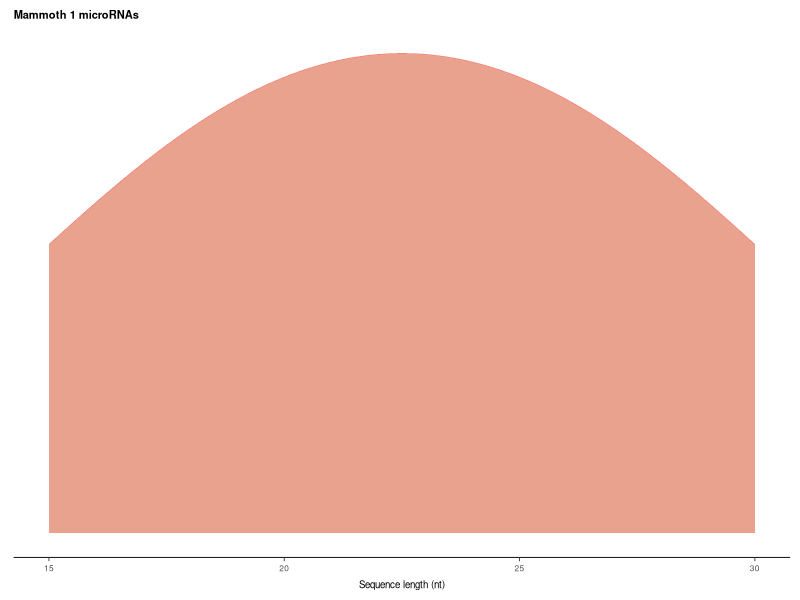
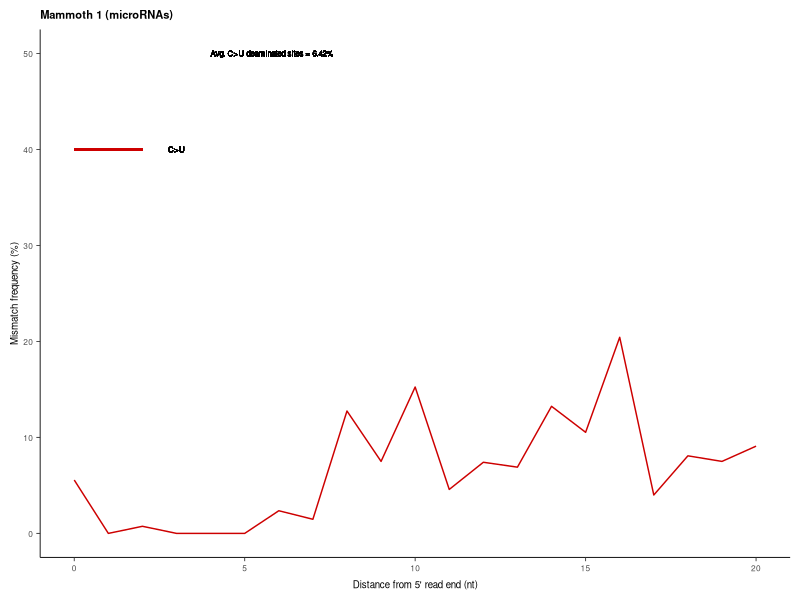

Here is the R script that generated these plots, in order:
#######################################
#                                     #
#     Figures S4B-C. Mammoth aRNA     #
#   Dr. Emilio Marmol-Sanchez. 2025   #
#                                     #
#######################################


library(ggplot2)


setwd("") #Insert path to Figure auxiliary files



S1_mirna = read.table("Figure_S4B_Table.txt")
colnames(S1_mirna) = c("Length")

Sample = c(rep("Mammoth 1", nrow(S1_mirna)))
Table_hist = as.data.frame(cbind(S1_mirna, Sample))
Table_hist$Sample = factor(Table_hist$Sample, levels=c("Mammoth 1"))

Damage1 = read.table("Figure_S4C_Table.txt", header=T)





setwd("") #Insert path to output Figure PDFs

#Figure S4B
pdf("aRNA_Mammoth_Figure_S4B.pdf", height = 40/25.4, width = 75/25.4)
ggplot(Table_hist, aes(x = Length, y = after_stat(density), fill = Sample, color=Sample)) +
  geom_density(alpha = 0.6, adjust = 2, linewidth=0.2) +
  
  xlab("Sequence length (nt)") +
  ylab("Density") +
  
  scale_x_continuous(limits = c(15, 30), breaks = seq(15, 30, 5), labels=c("15","20","25","30")) +
  scale_y_continuous(labels = scales::percent_format(scale = 1)) +
  #coord_cartesian(xlim = c(min(Table_hist$Length) + 0, max(Table_hist$Length) + 0)) +
  
  scale_fill_manual(values = c("#DB6443")) +
  
  theme_classic() +
  
  theme(legend.position = "none") +
  
  theme(axis.text.x = element_text(size=6),
        axis.text.y = element_blank(),
        axis.title.y = element_blank(),
        axis.title.x =element_text(size=7, margin = margin(t = 5)),
        axis.line.x = element_line(linewidth = 0.3),
        axis.line.y = element_blank(),
        axis.ticks.x = element_line(linewidth = 0.3),
        axis.ticks.y = element_blank(),
        plot.margin = margin(t=0.25, b=0.25, l=0.25, r=0.25, "cm")) +
  
  ggtitle("Mammoth 1 microRNAs") + theme(plot.title = element_text(size = 8)) +
  theme(plot.title = element_text(face="bold"))

dev.off()



#Figure S4C
pdf("aRNA_Mammoth_Figure_S4C.pdf", height = 40/25.4, width = 75/25.4)
ggplot(data=Damage1) +
  geom_line(aes(x=z, y=CT5), color="red3", linewidth=0.5) +
  
  theme_classic() +
  
  ylab("Mismatch frequency (%)") +
  xlab("Distance from 5' read end (nt)") +
  scale_y_continuous(limits = c(0, 0.5), breaks = seq(0, 0.5, 0.1),
                     labels = c("0", "10", "20", "30", "40", "50")) +
  scale_x_continuous(limits = c(0, 20), breaks = seq(0, 20, 5),
                     labels = c("0", "5", "10", "15", "20")) +
  
  theme(axis.text.x = element_text(size = 6),
        axis.text.y = element_text(size = 6),
        axis.title.y = element_text(size = 7, margin = margin(r=2.5)),
        axis.title.x = element_text(size = 7, margin = margin(t=5)),
        axis.line = element_line(linewidth = 0.3),
        axis.ticks = element_line(linewidth = 0.3),
        plot.margin = margin(t = 0.25, r = 0.25, b = 0.25, l = 0.25, "cm")) +
  
  geom_segment(aes(x = 0, y = 0.4, xend = 2, yend = 0.4), colour="red3", linewidth=0.75) +
  geom_text(label="C>U", x=3, y=0.4, color = "black", size=2) +
  geom_text(label="Avg. C>U deaminated sites = 6.42%", x=5.8, y=0.5, color = "black", size=2) +
  
  ggtitle("Mammoth 1 (microRNAs)") + theme(plot.title = element_text(size = 8)) +
  theme(plot.title = element_text(face="bold"))

dev.off()
